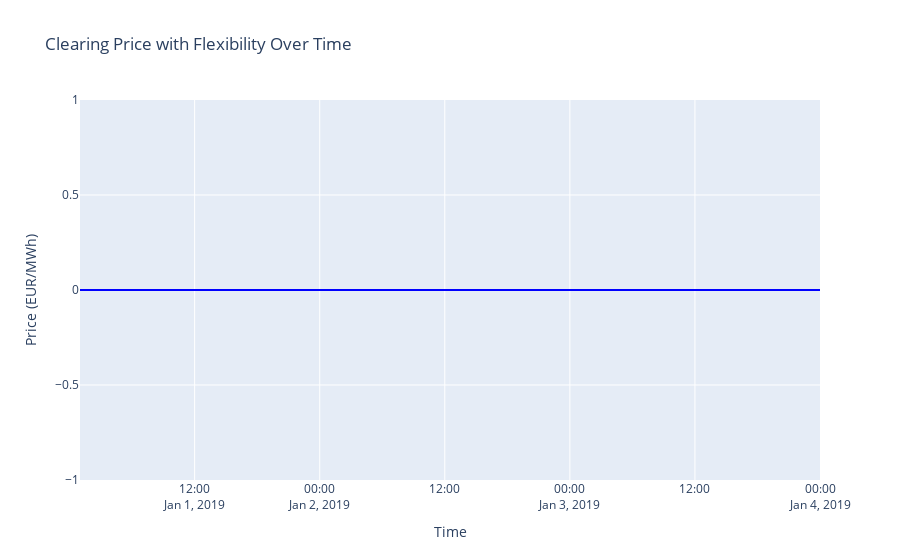

The cell this chart's notebook holds for it:
### Code cell
# Load the market_meta CSV file for Use Case 2
market_meta_uc2 = pd.read_csv(
    "outputs/tutorial_09_steel_plant_Day_Ahead/market_meta.csv"
)

# Convert 'time' column to datetime if it's not already in the correct format
market_meta_uc2["time"] = pd.to_datetime(market_meta_uc2["time"])

# ---- Save the DataFrame for future use ----
# Save the clearing price data as a CSV for future comparison
market_meta_uc2[["time", "price"]].to_csv(
    "outputs/clearing_price_use_case_2.csv", index=False
)

print("Saved the clearing price data of Use Case 2 to CSV.")

# ---- Plotting ----
# Create a Plotly figure for the clearing price
fig = go.Figure()

# Add a scatter plot trace for the price over time
fig.add_trace(
    go.Scatter(
        x=market_meta_uc2["time"],
        y=market_meta_uc2["price"],
        mode="lines",
        name="Clearing Price - Flexibility",
        line=dict(color="blue"),
    )
)

# Set the layout for the figure
fig.update_layout(
    title="Clearing Price with Flexibility Over Time",
    xaxis_title="Time",
    yaxis_title="Price (EUR/MWh)",
    xaxis=dict(showgrid=True),
    yaxis=dict(showgrid=True),
)

# Display the figure
fig.show()

### Figure 1 — Plotly figure (JSON) as saved in the notebook; plotly's stock layout.template omitted (floating-point values rounded to 4 significant figures)
{"data": [{"line": {"color": "blue"}, "mode": "lines", "name": "Clearing Price - Flexibility", "type": "scatter", "x": ["2019-01-01T01:00:00", "2019-01-01T02:00:00", "2019-01-01T03:00:00", "2019-01-01T04:00:00", "2019-01-01T05:00:00", "2019-01-01T06:00:00", "2019-01-01T07:00:00", "2019-01-01T08:00:00", "2019-01-01T09:00:00", "2019-01-01T10:00:00", "2019-01-01T11:00:00", "2019-01-01T12:00:00", "2019-01-01T13:00:00", "2019-01-01T14:00:00", "2019-01-01T15:00:00", "2019-01-01T16:00:00", "2019-01-01T17:00:00", "2019-01-01T18:00:00", "2019-01-01T19:00:00", "2019-01-01T20:00:00", "2019-01-01T21:00:00", "2019-01-01T22:00:00", "2019-01-01T23:00:00", "2019-01-02T00:00:00", "2019-01-02T01:00:00", "2019-01-02T02:00:00", "2019-01-02T03:00:00", "2019-01-02T04:00:00", "2019-01-02T05:00:00", "2019-01-02T06:00:00", "2019-01-02T07:00:00", "2019-01-02T08:00:00", "2019-01-02T09:00:00", "2019-01-02T10:00:00", "2019-01-02T11:00:00", "2019-01-02T12:00:00", "2019-01-02T13:00:00", "2019-01-02T14:00:00", "2019-01-02T15:00:00", "2019-01-02T16:00:00", "2019-01-02T17:00:00", "2019-01-02T18:00:00", "2019-01-02T19:00:00", "2019-01-02T20:00:00", "2019-01-02T21:00:00", "2019-01-02T22:00:00", "2019-01-02T23:00:00", "2019-01-03T00:00:00", "2019-01-03T01:00:00", "2019-01-03T02:00:00", "2019-01-03T03:00:00", "2019-01-03T04:00:00", "2019-01-03T05:00:00", "2019-01-03T06:00:00", "2019-01-03T07:00:00", "2019-01-03T08:00:00", "2019-01-03T09:00:00", "2019-01-03T10:00:00", "2019-01-03T11:00:00", "2019-01-03T12:00:00", "2019-01-03T13:00:00", "2019-01-03T14:00:00", "2019-01-03T15:00:00", "2019-01-03T16:00:00", "2019-01-03T17:00:00", "2019-01-03T18:00:00", "2019-01-03T19:00:00", "2019-01-03T20:00:00", "2019-01-03T21:00:00", "2019-01-03T22:00:00", "2019-01-03T23:00:00", "2019-01-04T00:00:00"], "y": [0, 0, 0, 0, 0, 0, 0, 0, 0, 0, 0, 0, 0, 0, 0, 0, 0, 0, 0, 0, 0, 0, 0, 0, 0, 0, 0, 0, 0, 0, 0, 0, 0, 0, 0, 0, 0, 0, 0, 0, 0, 0, 0, 0, 0, 0, 0, 0, 0, 0, 0, 0, 0, 0, 0, 0, 0, 0, 0, 0, 0, 0, 0, 0, 0, 0, 0, 0, 0, 0, 0, 0]}], "layout": {"title": {"text": "Clearing Price with Flexibility Over Time"}, "xaxis": {"showgrid": true, "title": {"text": "Time"}}, "yaxis": {"showgrid": true, "title": {"text": "Price (EUR/MWh)"}}}}
